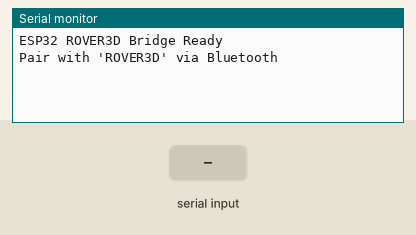
A sketch run on a simulated ESP32. Parts: the last lines printed to the serial monitor. Inputs (shaded band) come from the test bench. Nothing arrives over Bluetooth unless stated.

Above: at 1.2 s.
1.3 s: "1\n" received over the second serial link
At 1.7 s:
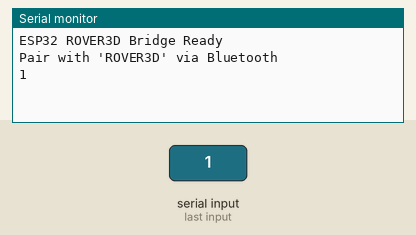
2.8 s: "0\n" received over the second serial link
At 4.0 s:
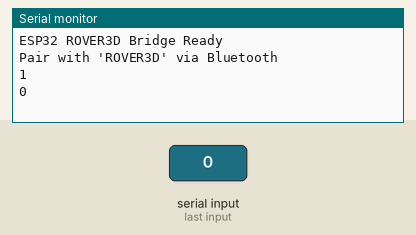
4.3 s: "2\n" received over the second serial link
At 5.2 s:
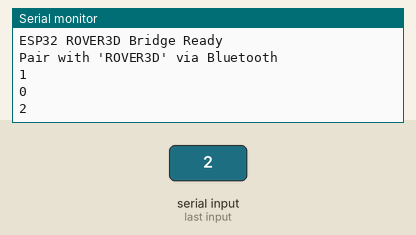

Measured:
- after the input at 1.3 s, the serial monitor: prints a new line at once (image 1)
- after the input at 2.8 s, the serial monitor: prints a new line at once (image 2)
- after the input at 4.3 s, the serial monitor: prints a new line at once (image 3)

The sketch:

esp32-bridge.ino
```cpp
/*
 * ESP32 Bluetooth SPP Bridge
 * Receives from MSP432 via UART2, forwards over Bluetooth to PC
 *
 * Wiring:
 *   ESP32 GPIO16 (UART2 RX)  ← MSP432 P3.3 (TX)
 *   ESP32 GPIO17 (UART2 TX)  → MSP432 P3.2 (RX)  (optional)
 *   GND                      ↔ GND
 *
 * Pair with "ROVER3D" from PC, then connect dashboard.py to the Bluetooth COM port.
 */

#include "BluetoothSerial.h"

BluetoothSerial SerialBT;

void setup() {
  Serial.begin(115200);          // USB debug to PC
  Serial2.begin(115200, SERIAL_8N1, 16, 17);  // UART2: RX=GPIO16, TX=GPIO17

  SerialBT.begin("ROVER3D");     // Bluetooth device name
  Serial.println("\nESP32 ROVER3D Bridge Ready");
  Serial.println("Pair with 'ROVER3D' via Bluetooth");
}

void loop() {
  /* MSP432 → Bluetooth (forward sensor data to PC dashboard) */
  if (Serial2.available()) {
    String line = Serial2.readStringUntil('\n');
    line.trim();
    if (line.length() > 0) {
      SerialBT.println(line);
      Serial.println(line);  // Also echo to USB debug
    }
  }

  /* Bluetooth → MSP432 (optional: commands from dashboard) */
  if (SerialBT.available()) {
    char c = SerialBT.read();
    Serial2.write(c);
    Serial.write(c);  // Echo to USB debug
  }
}
```
